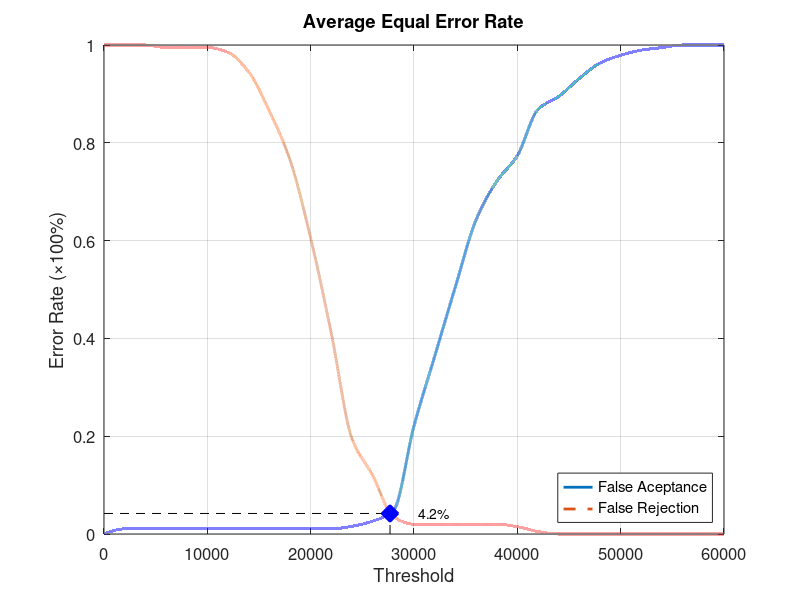
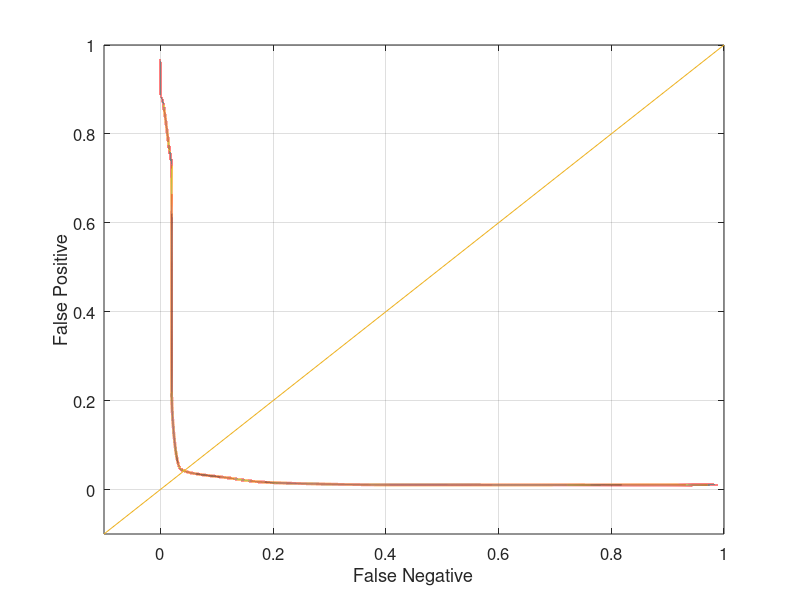

Source code (MATLAB) for these figures, in order:
function yEER = Database3_1
close all;
clear;
clc;
x = 0:2000:60000;
xq = 0:0.5:60000;

y0 = [0 0.0105263 0.0105263 0.0105263 0.0105263 0.0105263 0.0105263 0.0105263 0.0105263 0.0105263 0.0105263 0.0105263 0.0157895 0.0263158 0.0473684 0.221053 0.363158 0.505263 0.642105 0.721053 0.773684 0.868421 0.894737 0.931579 0.963158 0.978947 0.989474 0.994737 1 1 1];
yy0 = interp1(x, y0, xq, 'pchip');
y1 = [1 1 1 0.995 0.995 0.995 0.985 0.945 0.865 0.765 0.605 0.41 0.195 0.12 0.035 0.02 0.02 0.02 0.02 0.02 0.015 0.005 0 0 0 0 0 0 0 0 0];
yy1 = interp1(x, y1, xq, 'pchip');

% Calculating EER: 
y2 = abs(y0 - y1);
find(y2 == min(y2))
yy2 = abs(yy0 - yy1);
xEER = find(yy2 == min(yy2));
xEERIndex = xq(xEER) % X-axis EER
yEER = yy0(xEER) % Y-axis EER

main = figure
plot(xq, yy0,'-','LineWidth', 2);	hold on
plot(xq, yy1,'--','LineWidth', 2);	hold on
plot([xEERIndex xEERIndex], [0 yEER], 'k--');	hold on
plot([0 xEERIndex], [yEER yEER], 'k--');	hold on
plot(xEERIndex, yEER, 'bx', 'LineWidth', 10);	hold on
text(xEERIndex + 10 * xEERIndex / 100, yEER, [num2str(round((10000 * yEER)) / 100) '%'])
legend('False Aceptance', 'False Rejection', 'Location', 'SouthEast')
xlabel('Threshold')
ylabel('Error Rate (\times100%)')
title('Average Equal Error Rate')
set(gca, 'FontSize', 12)
axis([0 60000 0 1])
grid on

print(main, 'Database3_1Main', '-dpng');
FNRxFPR = figure('Color', [1 1 1]);
plot(yy1, yy0, '-', yy1, yy0, 'LineWidth', 2);
hold on
y = -0.1:0.1:1
plot(y, y); 
set(gca, 'FontSize', 12)
xlabel('False Negative')
ylabel('False Positive')
axis([-0.1 1 -0.1 1])
set(gca, 'FontSize', 12)
grid on

print(FNRxFPR, 'Database3_1FNRxFPR','-dpng');
end
